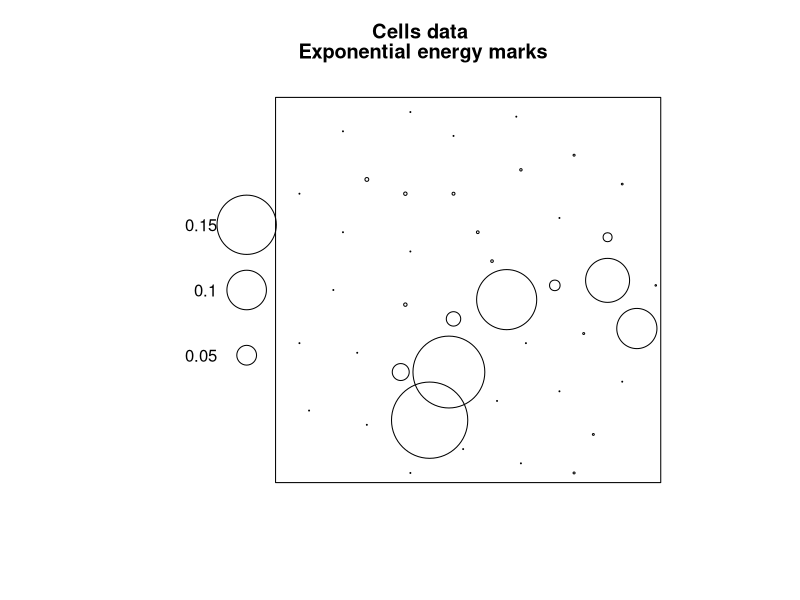

This figure's R source:
library(spatstat)


### Name: eem
### Title: Exponential Energy Marks
### Aliases: eem
### Keywords: spatial models

### ** Examples

    data(cells)
    fit <- ppm(cells, ~x, Strauss(r=0.15))
    ee <- eem(fit)
    sum(ee)/area(Window(cells)) # should be about 1 if model is correct
    Y <- setmarks(cells, ee)
    plot(Y, main="Cells data\n Exponential energy marks")
